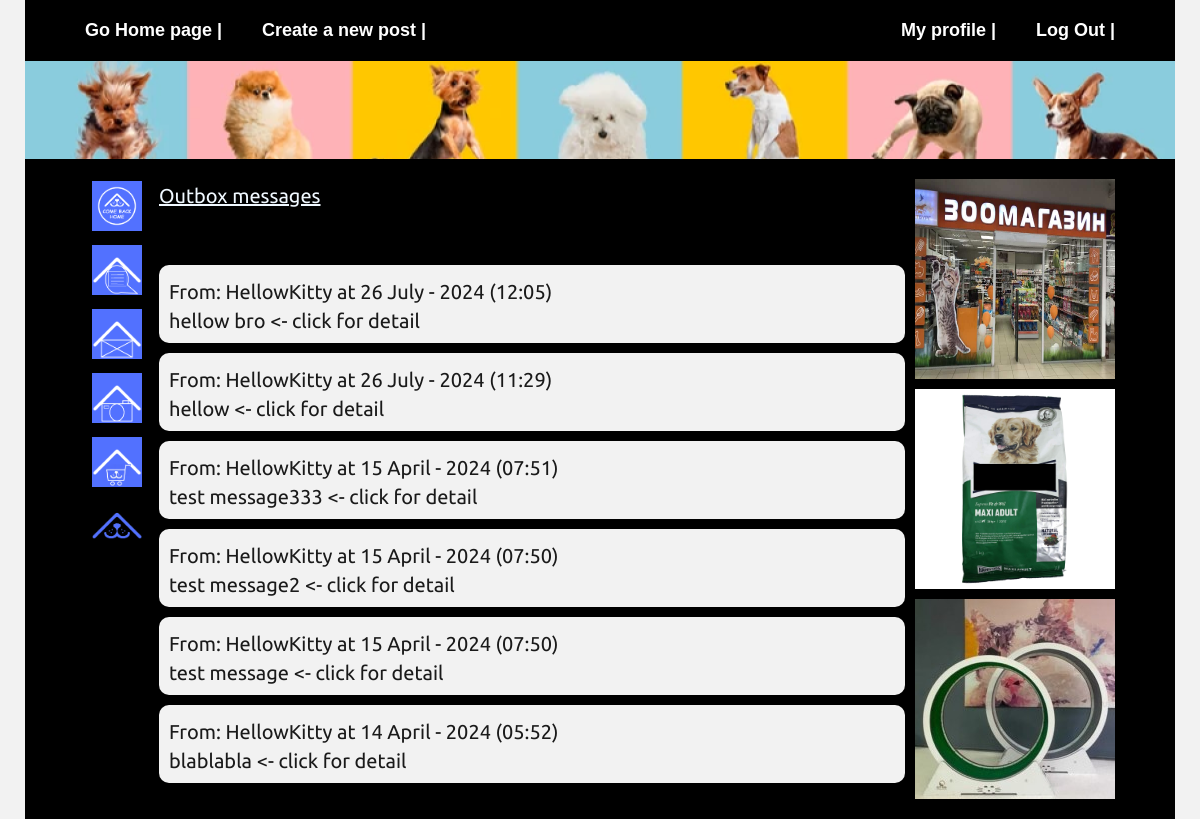
/messages/sms/inbox/ (signed in), run on an earlier commit of the app's database.
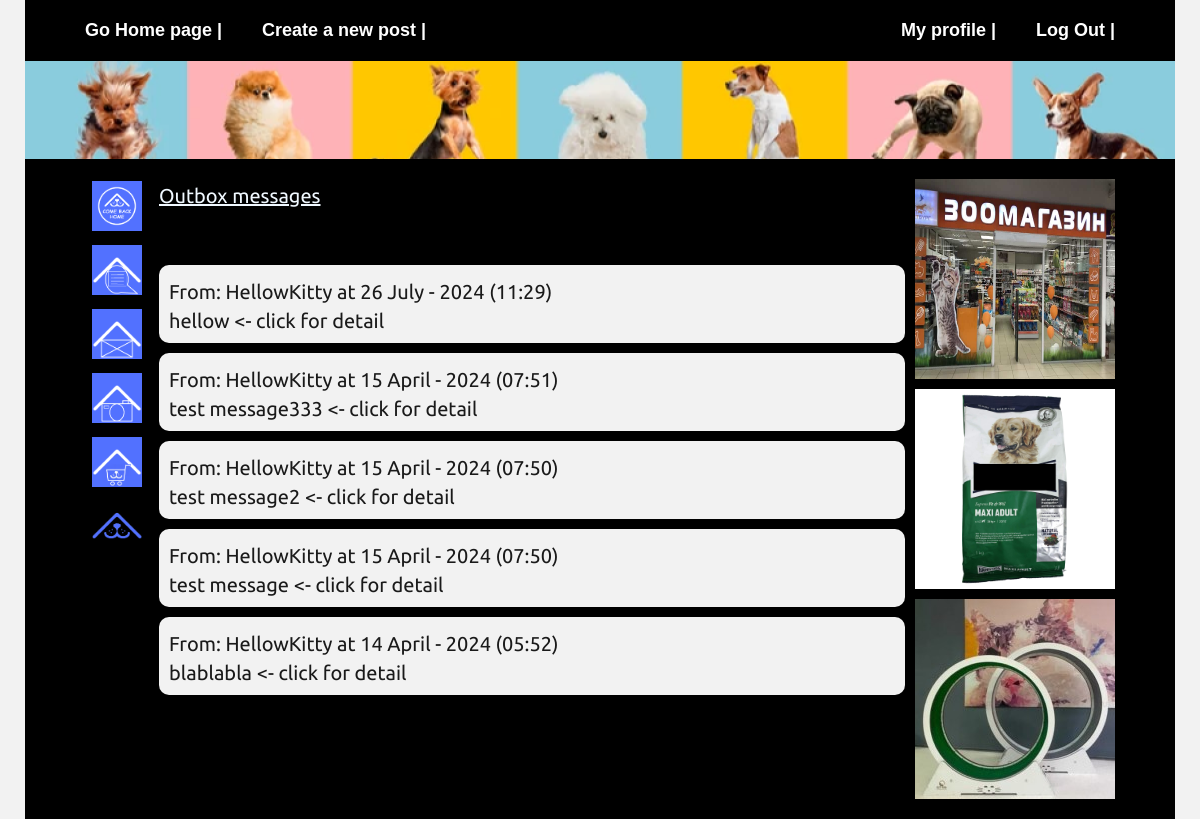
And on a later commit of the database.
### usertouser/models.py (models this page shows, shortened)
class usertouser(models.Model):
    sender = models.ForeignKey(User, on_delete=models.CASCADE, related_name='sent_messages')
    recipient = models.ForeignKey(User, on_delete=models.CASCADE, related_name='received_messages')
    subject = models.CharField(max_length=255)
    content = models.TextField()
    timestamp = models.DateTimeField(auto_now_add=True)

### usertouser/views.py (the view)
# urls.py: path('sms/inbox/', usertouserListView.as_view(template_name='messages/inbox.html'), name='inbox'),
class usertouserListView(LoginRequiredMixin, ListView):
    model = usertouser
    template_name = 'messages/inbox.html'
    context_object_name = 'sms'
    paginate_by = None
    def get_queryset(self):
        return usertouser.objects.filter(recipient=self.request.user).order_by('-timestamp')

### blog/templates/messages/inbox.html
{% extends "base.html" %}
{% load static %}
{% block content %}
<a class="post-title" href="{% url 'usertouser:outbox' %}" title="Outbox messages"> Outbox messages </a>
<br><br>
{% for usertouser in sms %}
<a class="post-a flex">
    <div class="post-text-box">
      <object>
          <a class="post-title" href="{% url 'user-posts' usertouser.sender.username %}" title="User posts">From: {{usertouser.sender.username}} at {{usertouser.timestamp|date:"d F - Y (H:i)"}}</a>
      </object>
      <object>
          <a class="post-title" href="{% url 'usertouser:detail' usertouser.id %}" title="Details"> {{ usertouser.subject }} <- click for detail </a>
      </object>
    </div>
</a>
{% empty %}
No messages yet.
{% endfor %}
{% endblock content %}

### blog/templates/base.html (shortened to what this page needs)
<!DOCTYPE html>
{% load static %}
<html lang="en">
<head>
    <link rel="stylesheet" href="{% static 'css/normalize.css' %}"/>
    <link rel="stylesheet" href="{% static 'css/style.css' %}"/>
    <link rel="stylesheet" href="{% static 'css/Ubuntu/stylesheet.css' %}"/>
<body>
<header>
    <nav class="dark-grey wrapper flex">
        <a href="{% url 'blog-home' %}"> Go Home page | </a>
        <a href="{% url 'post-create' %}"> Create a new post |</a>
        {% if user.is_authenticated %}
        <a href="{% url 'profile' %}"> My profile | </a>
        <a href="{% url 'logout' %}"> Log Out | </a>
    {% else %}
        <a href="{% url 'register' %}"> Registration form | </a>
        <a href="{% url 'login' %}"> Log In | </a>
    {% endif %}
    </nav>
<div class="logo-long wrapper">
    <a href="{% url 'blog-home' %}"><img src="{% static 'image/logo-long2.png' %}" alt="Logo-photo" width="1150" height="98"></a>
</div>
</header>
<main class="dark-grey wrapper flex">
    {% if user.is_authenticated %}
    <aside class="aside-left flex column">
        <button><a href="{% url 'user-posts' request.user.username %}" title="My posts">
            <img src="{% static "image/icons/logo-on-blue.png" %}" alt="button1" width="50" height="50">
        </a></button>
        <button><a href="{% url 'user-comments' %}" title="My Comments">
            <img src="{% static "image/icons/logo-min-on-blue-comments.png" %}" alt="button1" width="50" height="50">
        </a></button>
    {% endif %}
        <button><a href="{% url 'usertouser:inbox' %}" title="My messages">
            <img src="{% static "image/icons/logo-min-on-blue_message.png" %}" alt="button1" width="50" height="50">
        </a></button>
        <button><a href="{% url 'gallery' %}" title="Gallery">
            <img src="{% static "image/icons/logo-min-on-blue-photo.png" %}" alt="button1" width="50" height="50">
        </a></button>
        <button><a href="{% url 'goods:catalog' %}" title="AnimalShop">
            <img src="{% static "image/icons/logo-min-shop.png" %}" alt="button1" width="50" height="50">
        </a></button>
        <button><a href="{% url 'blog-about' %}" title="About us">
            <img src="{% static "image/icons/logo-min-on-white.png" %}" alt="button1" width="50" height="50">
        </a></button>
    </aside>
    <section class="post-block flex column">
    {% block content %}{% endblock %}
    </section>
    <aside class="aside-right flex column">
        <div class="advertising-card first-advertising-card">
            <a href="{% url 'blog-about' %}"><img src="{% static "image/commercial2.jpg" %}" alt="Зоомагазин на Привозе" title="Our sponsors" width="200" height="200" target="_blank"></a>
            </div>
        <div class="advertising-card second-advertising-card">
            <a href="{% url 'blog-about' %}"><img src="{% static "image/commercial1.jpg" %}" alt="Сухой корм для собак 2190 грн." title="Our sponsors" width="200" height="200" target="_blank"></a>
            </div>
        <div class="advertising-card fird-advertising-card">
            <a href="{% url 'blog-about' %}"><img src="{% static "image/advertisement-running-wheel-img.jpg" %}" alt="Беговое колесо для кота" title="Our sponsors" width="200" height="200" target="_blank"></a>
            </div>
    </aside>
</main>
</body>
</html>

### blog/static/css/style.css (style rules this page uses)
* { box-sizing: border-box; }
body { background-color: #f2f2f2; margin-bottom: 0px; font-family: 'Ubuntu', sans-serif; color: aliceblue; }
body a { color: aliceblue; }
img { display: block; }
.flex { display: flex; }
.wrapper { width: 1150px; margin-left: auto; margin-right: auto; }
.dark-grey { background-color: #000000; }
nav, main { padding: 20px 60px; }
main { column-gap: 10px; }
nav a { font-weight: bold; font-size: 18px; line-height: 21px; text-decoration: none; color: white; align-items: center; margin-left: 40px; }
nav a:first-child { margin-left: 0px; }
nav a:nth-child(3) { margin-left: auto; }
.logo-long { height: fit-content; }
.column { flex-direction: column; }
.aside-left { border-radius: 10px; width: fit-content; height: inherit; background-color: transparent; row-gap: 10px; }
aside button { width: fit-content; height: fit-content; background-color: transparent; border-radius: 10px; border: 1px solid transparent; }
aside button img { border-radius: inherit; }
.aside-right { width: 200px; margin-left: auto; row-gap: 10px; }
.advertising-card { display: inline-block; border-radius: 10px; width: 200px; height: 200px; background-color: white; }
.advertising-card a { display: inline-block; height: inherit; color: #5271ff; font-size: 22px; font-weight: bold; line-height: 21px; text-align: center; text-decoration: none; }
.post-block { flex-grow: 1; margin-left: auto; margin-right: auto; row-gap: 10px; }
.post-a { width: inherit; padding: 10px; background-color: white; border-radius: 10px; text-decoration: none; color: #1a1a1a; background-color: #f2f2f2; column-gap: 10px; }
.post-text-box object a { text-decoration: none; display: block; color: #1a1a1a; }
.post-title { margin-top: 5px; font-weight: normal; font-size: 20px; line-height: 24px; display: block; overflow-x: none; }

What changed in the data, as far as the page shows it:
removed usertouser: sender.username "HellowKitty", timestamp "26 July - 2024 (12:05)", subject "hellow bro"
